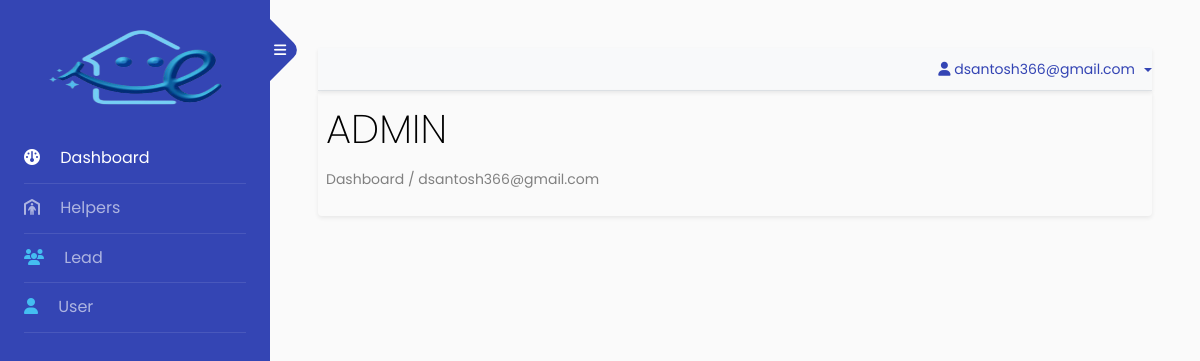
The page /super/dashboard (signed in) on the database as committed earlier.
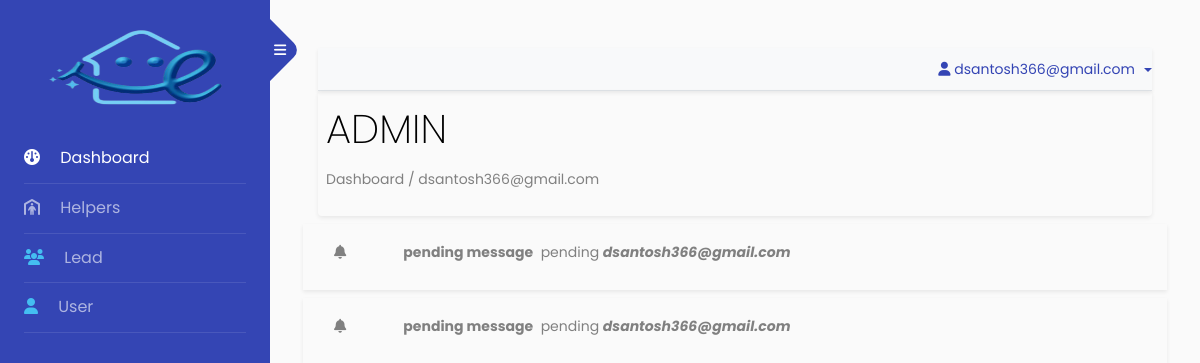
The same page on the database as committed later.
### app/models.py (models this page shows)
class LeadStatusNotificationModel(models.Model):
    lead = models.CharField(max_length=100)
    employee = models.ForeignKey(User,on_delete=models.SET_NULL,null=True)
    status = models.CharField(max_length=50,choices=LEAD_CONTACT_STATUS,default='pending')
    msg = models.CharField(max_length=400)
    create_date = models.DateTimeField(auto_now_add=True)
    update_date = models.DateTimeField(null=True,blank=True)

### backnd/views_super.py (the view)
# urls.py: path('super/dashboard',SuperUserDashBoard,name='super_user_dashboard'),
@login_required
def SuperUserDashBoard(request):
    if not request.user.is_superuser:
        return HttpResponse("<h1>Not a valid user to access this page.!</h1>")
    else:
        current_datetime = timezone.now()
        threshold_datetime = current_datetime - timezone.timedelta(hours=24)
        notify = LeadStatusNotificationModel.objects.filter(create_date__lt = threshold_datetime)
        data = {
            'notify': notify
        }
        return render(request,"super/dashboard.html",data)

### templates/super/dashboard.html (shortened to what this page needs)
{% extends "index.html" %}
{% load static %}
{% block body %}
<section class="super_user_dash shadow-sm rounded p-2">
  <div class='dash-box'>
    <h1> ADMIN </h1>
    <p>Dashboard / {{request.user}}</p>
  </div>
</section>
<section class='admin_dash'>
  {% for i in notify %}
  <div class="row shadow-sm my-2 p-3">
    <div class="col-1"><i class="fa-solid fa-bell"></i></div>
    <div class="col-11">
      <label><b>{{i.msg}}</b></label>
      <label>{{i.status}}</label>
      <label><i><b>{{i.employee.username}}</b></i></label>
    </div>
  </div>
  {% endfor %}
</section>
{% endblock body %}

Rows that differ between the two databases and show on the page:
now on this page (row edited): LeadStatusNotificationModel: msg "pending message", status "pending", employee.username "dsantosh366@gmail.com"
now on this page (row edited): LeadStatusNotificationModel: msg "pending message", status "pending", employee.username "dsantosh366@gmail.com"
